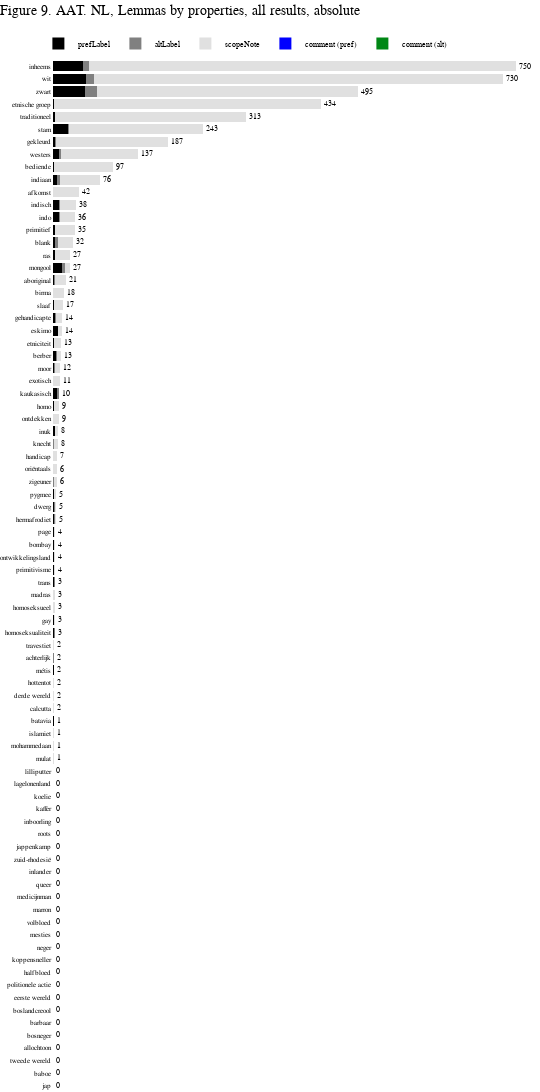

Notebook code cell kept with this figure:
### Code cell
lemmas = list(n_hits_by_lemma_nl['lemma'])
pref = list(n_hits_by_lemma_nl['aat_prefLabel'])
alt = list(n_hits_by_lemma_nl['aat_altLabel'])
scopeNote = list(n_hits_by_lemma_nl['aat_scopeNote'])
pref_comment = list(n_hits_by_lemma_nl['aat_prefLabel_comment'])
alt_comment = list(n_hits_by_lemma_nl['aat_altLabel_comment'])

# total marker
text_marker = list(n_hits_by_lemma_nl['total_lemma'])

bar_chart = go.Figure(data=[
    go.Bar(name="prefLabel",
           x=pref,
           y=lemmas,
           hovertext=pref,
           orientation='h',
           marker_color='rgb(0,0,0)'),
    
    go.Bar(name="altLabel",
           x=alt,
           y=lemmas,
           hovertext=alt,
           orientation='h',
           marker_color='rgb(128, 128, 128)'),
    
    go.Bar(name="scopeNote",
           x=scopeNote,
           y=lemmas,
           hovertext=scopeNote,
           orientation='h',
           marker_color='rgb(224, 224, 224)'),
    
    go.Bar(name="comment (pref)",
           x=pref_comment,
           y=lemmas,
           hovertext=pref_comment,
           orientation='h',
           marker_color='rgb(0, 0, 255)'),
    
    go.Bar(name="comment (alt)",
           x=alt_comment,
           y=lemmas,
           hovertext=alt_comment,
           orientation='h',
           marker_color='rgb(0, 135, 21)',
           text=text_marker,
           textposition='outside')

])

bar_chart.update_layout(barmode='stack',
                  width=540,
                  height=1230,
                  bargap=0.2,
                  paper_bgcolor='rgb(255, 255, 255)',
                  plot_bgcolor='rgb(255, 255, 255)',
                  title={"text":"Figure 9. AAT. NL, Lemmas by properties, all results, absolute",
                        "x":0,
                        "y":1,
                        "yanchor":"top",
                        "yref":"paper",
                        "pad":{"t":-55},
                        "font":{"size":14}},
                  
                  margin=dict(
                    l=0,
                    r=0,
                    b=0,
                    t=60,
                    pad=1),
                  
                  font=dict(
                    family="Arial",
                    size=7,
                    color="black"),
                  
                  legend=dict(
                    traceorder="normal",
                    orientation="h",
                    itemsizing='constant',
                    itemwidth=30,
                    yanchor="top",
                    y=1.03,
                    xanchor="left",
                    x=-0.03,
                    font=dict(
                    family="Arial",
                    size=8,
                    color="black"
                )),
                 )

bar_chart.update_traces(marker=dict(line=dict(width=0)),hoverinfo='text',
                 textfont_size=8, selector=dict(type='bar'))

bar_chart.update_yaxes(showgrid=False,
                visible=True)

bar_chart.update_xaxes(showgrid=False,
                visible=False)

### Figure 1 — Plotly figure (JSON) as saved in the notebook; plotly's stock layout.template omitted (floating-point values rounded to 4 significant figures)
{"data": [{"hoverinfo": "text", "hovertext": ["0", "0", "0", "0", "0", "0", "0", "0", "0", "0", "0", "0", "0", "0", "0", "0", "0", "0", "0", "0", "0", "0", "0", "0", "0", "0", "0", "0", "0", "1", "0", "0", "0", "1", "0", "0", "2", "1", "0", "0", "1", "1", "1", "1", "1", "2", "2", "2", "0", "0", "0", "0", "3", "0", "2", "6", "0", "2", "5", "1", "8", "3", "1", "0", "2", "15", "4", "3", "3", "10", "9", "0", "6", "1", "9", "4", "24", "3", "1", "52", "54", "48"], "marker": {"color": "rgb(0,0,0)", "line": {"width": 0}}, "name": "prefLabel", "orientation": "h", "textfont": {"size": 8}, "type": "bar", "x": [0, 0, 0, 0, 0, 0, 0, 0, 0, 0, 0, 0, 0, 0, 0, 0, 0, 0, 0, 0, 0, 0, 0, 0, 0, 0, 0, 0, 0, 1, 0, 0, 0, 1, 0, 0, 2, 1, 0, 0, 1, 1, 1, 1, 1, 2, 2, 2, 0, 0, 0, 0, 3, 0, 2, 6, 0, 2, 5, 1, 8, 3, 1, 0, 2, 15, 4, 3, 3, 10, 9, 0, 6, 1, 9, 4, 24, 3, 1, 52, 54, 48], "y": ["jap", "baboe", "tweede wereld", "allochtoon", "bosneger", "barbaar", "boslandcreool", "eerste wereld", "politionele actie", "halfbloed", "koppensneller", "neger", "mesties", "volbloed", "marron", "medicijnman", "queer", "inlander", "zuid-rhodesië", "jappenkamp", "roots", "inboorling", "kaffer", "koelie", "lagelonenland", "lilliputter", "mulat", "mohammedaan", "islamiet", "batavia", "calcutta", "derde wereld", "hottentot", "métis", "achterlijk", "travestiet", "homoseksualiteit", "gay", "homoseksueel", "madras", "trans", "primitivisme", "ontwikkelingsland", "bombay", "page", "hermafrodiet", "dwerg", "pygmee", "zigeuner", "oriëntaals", "handicap", "knecht", "inuk", "ontdekken", "homo", "kaukasisch", "exotisch", "moor", "berber", "etniciteit", "eskimo", "gehandicapte", "slaaf", "birma", "aboriginal", "mongool", "ras", "blank", "primitief", "indo", "indisch", "afkomst", "indiaan", "bediende", "westers", "gekleurd", "stam", "traditioneel", "etnische groep", "zwart", "wit", "inheems"]}, {"hoverinfo": "text", "hovertext": ["0", "0", "0", "0", "0", "0", "0", "0", "0", "0", "0", "0", "0", "0", "0", "0", "0", "0", "0", "0", "0", "0", "0", "0", "0", "0", "0", "0", "0", "0", "0", "0", "0", "0", "2", "0", "1", "1", "0", "0", "2", "0", "1", "0", "1", "1", "2", "0", "1", "0", "0", "2", "0", "0", "0", "3", "0", "1", "1", "0", "0", "2", "1", "0", "1", "4", "0", "5", "0", "2", "3", "0", "5", "1", "4", "1", "2", "0", "1", "20", "13", "10"], "marker": {"color": "rgb(128, 128, 128)", "line": {"width": 0}}, "name": "altLabel", "orientation": "h", "textfont": {"size": 8}, "type": "bar", "x": [0, 0, 0, 0, 0, 0, 0, 0, 0, 0, 0, 0, 0, 0, 0, 0, 0, 0, 0, 0, 0, 0, 0, 0, 0, 0, 0, 0, 0, 0, 0, 0, 0, 0, 2, 0, 1, 1, 0, 0, 2, 0, 1, 0, 1, 1, 2, 0, 1, 0, 0, 2, 0, 0, 0, 3, 0, 1, 1, 0, 0, 2, 1, 0, 1, 4, 0, 5, 0, 2, 3, 0, 5, 1, 4, 1, 2, 0, 1, 20, 13, 10], "y": ["jap", "baboe", "tweede wereld", "allochtoon", "bosneger", "barbaar", "boslandcreool", "eerste wereld", "politionele actie", "halfbloed", "koppensneller", "neger", "mesties", "volbloed", "marron", "medicijnman", "queer", "inlander", "zuid-rhodesië", "jappenkamp", "roots", "inboorling", "kaffer", "koelie", "lagelonenland", "lilliputter", "mulat", "mohammedaan", "islamiet", "batavia", "calcutta", "derde wereld", "hottentot", "métis", "achterlijk", "travestiet", "homoseksualiteit", "gay", "homoseksueel", "madras", "trans", "primitivisme", "ontwikkelingsland", "bombay", "page", "hermafrodiet", "dwerg", "pygmee", "zigeuner", "oriëntaals", "handicap", "knecht", "inuk", "ontdekken", "homo", "kaukasisch", "exotisch", "moor", "berber", "etniciteit", "eskimo", "gehandicapte", "slaaf", "birma", "aboriginal", "mongool", "ras", "blank", "primitief", "indo", "indisch", "afkomst", "indiaan", "bediende", "westers", "gekleurd", "stam", "traditioneel", "etnische groep", "zwart", "wit", "inheems"]}, {"hoverinfo": "text", "hovertext": ["0", "0", "0", "0", "0", "0", "0", "0", "0", "0", "0", "0", "0", "0", "0", "0", "0", "0", "0", "0", "0", "0", "0", "0", "0", "0", "1", "1", "1", "0", "2", "2", "2", "1", "0", "2", "0", "1", "3", "3", "0", "3", "2", "3", "2", "2", "1", "3", "5", "6", "7", "6", "5", "9", "7", "1", "11", "9", "7", "12", "6", "9", "15", "18", "18", "8", "23", "24", "32", "24", "26", "42", "65", "95", "124", "182", "217", "310", "432", "423", "663", "692"], "marker": {"color": "rgb(224, 224, 224)", "line": {"width": 0}}, "name": "scopeNote", "orientation": "h", "textfont": {"size": 8}, "type": "bar", "x": [0, 0, 0, 0, 0, 0, 0, 0, 0, 0, 0, 0, 0, 0, 0, 0, 0, 0, 0, 0, 0, 0, 0, 0, 0, 0, 1, 1, 1, 0, 2, 2, 2, 1, 0, 2, 0, 1, 3, 3, 0, 3, 2, 3, 2, 2, 1, 3, 5, 6, 7, 6, 5, 9, 7, 1, 11, 9, 7, 12, 6, 9, 15, 18, 18, 8, 23, 24, 32, 24, 26, 42, 65, 95, 124, 182, 217, 310, 432, 423, 663, 692], "y": ["jap", "baboe", "tweede wereld", "allochtoon", "bosneger", "barbaar", "boslandcreool", "eerste wereld", "politionele actie", "halfbloed", "koppensneller", "neger", "mesties", "volbloed", "marron", "medicijnman", "queer", "inlander", "zuid-rhodesië", "jappenkamp", "roots", "inboorling", "kaffer", "koelie", "lagelonenland", "lilliputter", "mulat", "mohammedaan", "islamiet", "batavia", "calcutta", "derde wereld", "hottentot", "métis", "achterlijk", "travestiet", "homoseksualiteit", "gay", "homoseksueel", "madras", "trans", "primitivisme", "ontwikkelingsland", "bombay", "page", "hermafrodiet", "dwerg", "pygmee", "zigeuner", "oriëntaals", "handicap", "knecht", "inuk", "ontdekken", "homo", "kaukasisch", "exotisch", "moor", "berber", "etniciteit", "eskimo", "gehandicapte", "slaaf", "birma", "aboriginal", "mongool", "ras", "blank", "primitief", "indo", "indisch", "afkomst", "indiaan", "bediende", "westers", "gekleurd", "stam", "traditioneel", "etnische groep", "zwart", "wit", "inheems"]}, {"hoverinfo": "text", "hovertext": ["0", "0", "0", "0", "0", "0", "0", "0", "0", "0", "0", "0", "0", "0", "0", "0", "0", "0", "0", "0", "0", "0", "0", "0", "0", "0", "0", "0", "0", "0", "0", "0", "0", "0", "0", "0", "0", "0", "0", "0", "0", "0", "0", "0", "0", "0", "0", "0", "0", "0", "0", "0", "0", "0", "0", "0", "0", "0", "0", "0", "0", "0", "0", "0", "0", "0", "0", "0", "0", "0", "0", "0", "0", "0", "0", "0", "0", "0", "0", "0", "0", "0"], "marker": {"color": "rgb(0, 0, 255)", "line": {"width": 0}}, "name": "comment (pref)", "orientation": "h", "textfont": {"size": 8}, "type": "bar", "x": [0, 0, 0, 0, 0, 0, 0, 0, 0, 0, 0, 0, 0, 0, 0, 0, 0, 0, 0, 0, 0, 0, 0, 0, 0, 0, 0, 0, 0, 0, 0, 0, 0, 0, 0, 0, 0, 0, 0, 0, 0, 0, 0, 0, 0, 0, 0, 0, 0, 0, 0, 0, 0, 0, 0, 0, 0, 0, 0, 0, 0, 0, 0, 0, 0, 0, 0, 0, 0, 0, 0, 0, 0, 0, 0, 0, 0, 0, 0, 0, 0, 0], "y": ["jap", "baboe", "tweede wereld", "allochtoon", "bosneger", "barbaar", "boslandcreool", "eerste wereld", "politionele actie", "halfbloed", "koppensneller", "neger", "mesties", "volbloed", "marron", "medicijnman", "queer", "inlander", "zuid-rhodesië", "jappenkamp", "roots", "inboorling", "kaffer", "koelie", "lagelonenland", "lilliputter", "mulat", "mohammedaan", "islamiet", "batavia", "calcutta", "derde wereld", "hottentot", "métis", "achterlijk", "travestiet", "homoseksualiteit", "gay", "homoseksueel", "madras", "trans", "primitivisme", "ontwikkelingsland", "bombay", "page", "hermafrodiet", "dwerg", "pygmee", "zigeuner", "oriëntaals", "handicap", "knecht", "inuk", "ontdekken", "homo", "kaukasisch", "exotisch", "moor", "berber", "etniciteit", "eskimo", "gehandicapte", "slaaf", "birma", "aboriginal", "mongool", "ras", "blank", "primitief", "indo", "indisch", "afkomst", "indiaan", "bediende", "westers", "gekleurd", "stam", "traditioneel", "etnische groep", "zwart", "wit", "inheems"]}, {"hoverinfo": "text", "hovertext": ["0", "0", "0", "0", "0", "0", "0", "0", "0", "0", "0", "0", "0", "0", "0", "0", "0", "0", "0", "0", "0", "0", "0", "0", "0", "0", "0", "0", "0", "0", "0", "0", "0", "0", "0", "0", "0", "0", "0", "0", "0", "0", "0", "0", "0", "0", "0", "0", "0", "0", "0", "0", "0", "0", "0", "0", "0", "0", "0", "0", "0", "0", "0", "0", "0", "0", "0", "0", "0", "0", "0", "0", "0", "0", "0", "0", "0", "0", "0", "0", "0", "0"], "marker": {"color": "rgb(0, 135, 21)", "line": {"width": 0}}, "name": "comment (alt)", "orientation": "h", "text": ["0", "0", "0", "0", "0", "0", "0", "0", "0", "0", "0", "0", "0", "0", "0", "0", "0", "0", "0", "0", "0", "0", "0", "0", "0", "0", "1", "1", "1", "1", "2", "2", "2", "2", "2", "2", "3", "3", "3", "3", "3", "4", "4", "4", "4", "5", "5", "5", "6", "6", "7", "8", "8", "9", "9", "10", "11", "12", "13", "13", "14", "14", "17", "18", "21", "27", "27", "32", "35", "36", "38", "42", "76", "97", "137", "187", "243", "313", "434", "495", "730", "750"], "textfont": {"size": 8}, "textposition": "outside", "type": "bar", "x": [0, 0, 0, 0, 0, 0, 0, 0, 0, 0, 0, 0, 0, 0, 0, 0, 0, 0, 0, 0, 0, 0, 0, 0, 0, 0, 0, 0, 0, 0, 0, 0, 0, 0, 0, 0, 0, 0, 0, 0, 0, 0, 0, 0, 0, 0, 0, 0, 0, 0, 0, 0, 0, 0, 0, 0, 0, 0, 0, 0, 0, 0, 0, 0, 0, 0, 0, 0, 0, 0, 0, 0, 0, 0, 0, 0, 0, 0, 0, 0, 0, 0], "y": ["jap", "baboe", "tweede wereld", "allochtoon", "bosneger", "barbaar", "boslandcreool", "eerste wereld", "politionele actie", "halfbloed", "koppensneller", "neger", "mesties", "volbloed", "marron", "medicijnman", "queer", "inlander", "zuid-rhodesië", "jappenkamp", "roots", "inboorling", "kaffer", "koelie", "lagelonenland", "lilliputter", "mulat", "mohammedaan", "islamiet", "batavia", "calcutta", "derde wereld", "hottentot", "métis", "achterlijk", "travestiet", "homoseksualiteit", "gay", "homoseksueel", "madras", "trans", "primitivisme", "ontwikkelingsland", "bombay", "page", "hermafrodiet", "dwerg", "pygmee", "zigeuner", "oriëntaals", "handicap", "knecht", "inuk", "ontdekken", "homo", "kaukasisch", "exotisch", "moor", "berber", "etniciteit", "eskimo", "gehandicapte", "slaaf", "birma", "aboriginal", "mongool", "ras", "blank", "primitief", "indo", "indisch", "afkomst", "indiaan", "bediende", "westers", "gekleurd", "stam", "traditioneel", "etnische groep", "zwart", "wit", "inheems"]}], "layout": {"bargap": 0.2, "barmode": "stack", "font": {"color": "black", "family": "Arial", "size": 7}, "height": 1230, "legend": {"font": {"color": "black", "family": "Arial", "size": 8}, "itemsizing": "constant", "itemwidth": 30, "orientation": "h", "traceorder": "normal", "x": -0.03, "xanchor": "left", "y": 1.03, "yanchor": "top"}, "margin": {"b": 0, "l": 0, "pad": 1, "r": 0, "t": 60}, "paper_bgcolor": "rgb(255, 255, 255)", "plot_bgcolor": "rgb(255, 255, 255)", "title": {"font": {"size": 14}, "pad": {"t": -55}, "text": "Figure 9. AAT. NL, Lemmas by properties, all results, absolute", "x": 0, "y": 1, "yanchor": "top", "yref": "paper"}, "width": 540, "xaxis": {"showgrid": false, "visible": false}, "yaxis": {"showgrid": false, "visible": true}}}
